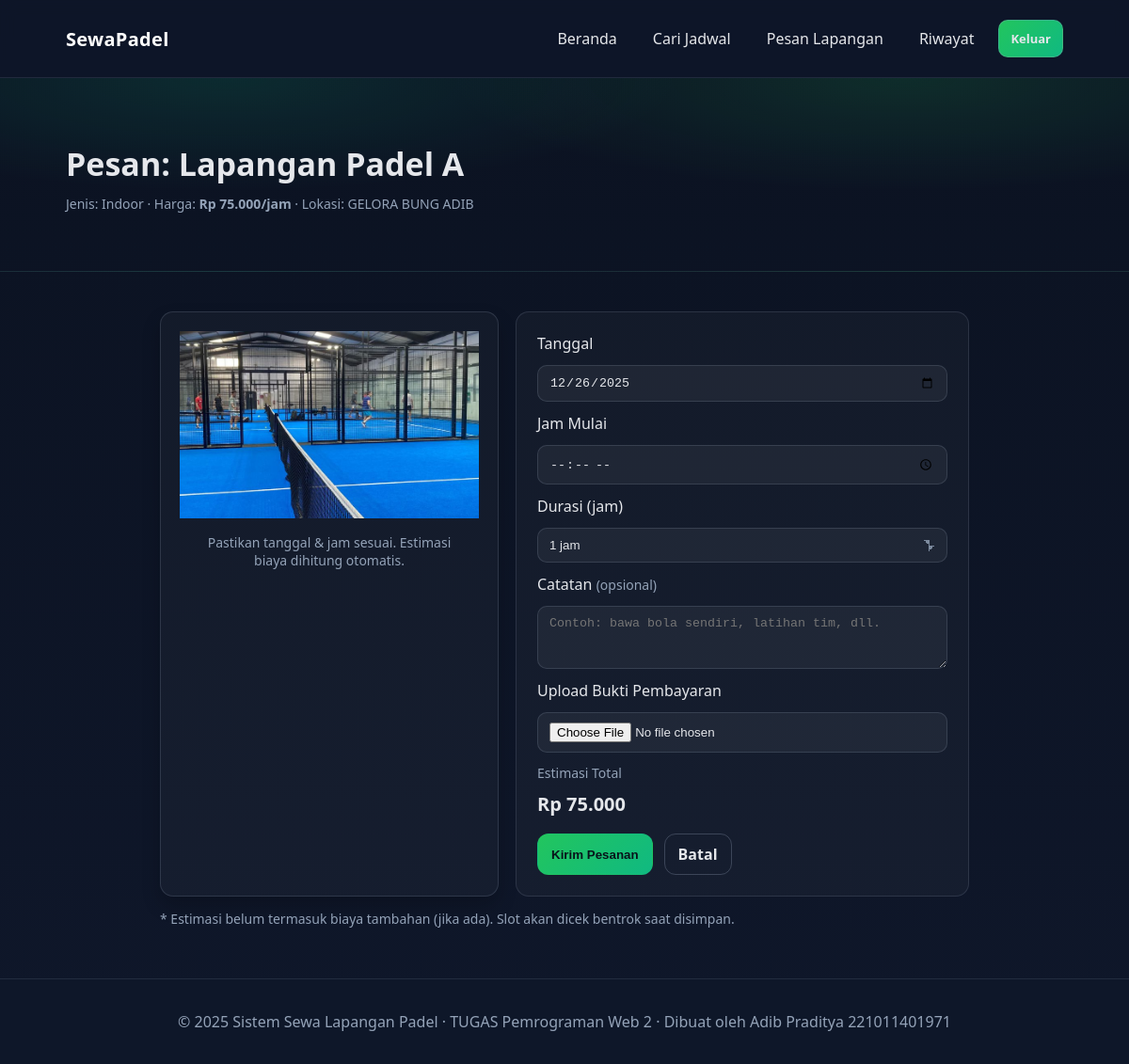
The app's page /halaman/pesan_lapangan.php?id=1 (signed in) with its own data.
### tables this page shows
CREATE TABLE `lapangan` (
  `id` int(11) NOT NULL,
  `nama` varchar(100) NOT NULL,
  `jenis` enum('indoor','outdoor') NOT NULL DEFAULT 'indoor',
  `lokasi` varchar(200) DEFAULT NULL,
  `harga_per_jam` int(11) NOT NULL,
  `aktif` tinyint(1) NOT NULL DEFAULT 1
);

### konfigurasi/fungsi.php (called while the page is built, shortened)
<?php
function format_rupiah($angka) {
    return 'Rp ' . number_format((float)$angka, 0, ',', '.');
}

### halaman/pesan_lapangan.php (the view, shortened to what this page needs)
<?php
require_once '../konfigurasi/koneksi.php';
require_once '../konfigurasi/fungsi.php';
$id = isset($_GET['id']) ? (int)$_GET['id'] : 0;
$prefillTanggal = $_GET['tanggal'] ?? date('Y-m-d');
$sql = "
SELECT l.*,
  (SELECT f.path_file FROM foto_lapangan f
   WHERE f.lapangan_id = l.id
   ORDER BY f.urutan ASC, f.id ASC
   LIMIT 1) AS foto
FROM lapangan l
WHERE l.id = ?
LIMIT 1";
$stmt = $koneksi->prepare($sql);
$stmt->execute([$id]);
$lap = $stmt->fetch(PDO::FETCH_ASSOC);
require_once '../tampilan/header.php';
require_once '../tampilan/navbar.php';
$BASE = rtrim(dirname($_SERVER['SCRIPT_NAME']), '/');
$foto  = !empty($lap['foto']) ? $BASE.'/../'.ltrim($lap['foto'],'/') : ($BASE . '/../aset/gambar/placeholder.jpg');
$harga = (int)$lap['harga_per_jam'];
?>
<main class="konten">
  <section class="hero">
    <div class="container">
      <h1>Pesan: <?= htmlspecialchars($lap['nama']) ?></h1>
      <p class="meta">
        Jenis: <?= htmlspecialchars(ucfirst($lap['jenis'])) ?> ·
        Harga: <strong><?= format_rupiah($harga) ?>/jam</strong>
        <?= $lap['lokasi'] ? ' · Lokasi: '.htmlspecialchars($lap['lokasi']) : '' ?>
      </p>
    </div>
  </section>
  <section class="container" style="max-width:900px; margin-top:22px;">
    <div style="display:grid; grid-template-columns: 360px 1fr; gap:18px;">
      <article class="lapangan-card" style="overflow:hidden;">
        <img class="lapangan-thumb" src="<?= htmlspecialchars($foto) ?>" alt="Foto <?= htmlspecialchars($lap['nama']) ?>">
        <div class="lapangan-body">
          <div class="meta">Pastikan tanggal & jam sesuai. Estimasi biaya dihitung otomatis.</div>
        </div>
      </article>
      <form method="post"
            action="simpan_pesanan.php"
            class="card-form"
            id="formPesan"
            enctype="multipart/form-data">
        <label>Tanggal</label>
        <input class="input" type="date" name="tanggal" value="<?= htmlspecialchars($prefillTanggal) ?>" required min="<?= date('Y-m-d') ?>">
        <label>Jam Mulai</label>
        <input class="input" type="time" name="jam_mulai" required>
        <label>Durasi (jam)</label>
        <select class="input" name="durasi_jam" id="durasi" required>
          <?php for ($i=1; $i<=5; $i++): ?>
            <option value="<?= $i ?>"><?= $i ?> jam</option>
          <?php endfor; ?>
        </select>
        <label>Catatan <span class="meta">(opsional)</span></label>
        <textarea class="input" name="catatan" rows="3" placeholder="Contoh: bawa bola sendiri, latihan tim, dll."></textarea>
        <label>Upload Bukti Pembayaran <span class="meta"></span></label>
        <input class="input" type="file" name="bukti" accept="image/*">
        <div class="info-estimasi">
          <div class="meta">Estimasi Total</div>
          <div id="estimasi_total" style="font-weight:700; font-size:20px;"><?= format_rupiah($harga) ?></div>
        </div>
        <div class="hero-actions" style="margin-top:6px;">
          <button class="btn" type="submit">Kirim Pesanan</button>
          <a class="outline" href="beranda.php">Batal</a>
        </div>
      </form>
    </div>
    <p class="meta mt-3">* Estimasi belum termasuk biaya tambahan (jika ada). Slot akan dicek bentrok saat disimpan.</p>
  </section>
</main>
<?php require_once '../tampilan/footer.php'; ?>

### aset/css/gaya.css (style rules this page uses)
:root { --bg: #0f172a; --card: #111827; --muted: #94a3b8; --text: #e5e7eb; --brand: #22c55e; --brand-2: #10b981; --danger: #ef4444; --ring: rgba(34,197,94,.5); }
* { box-sizing:border-box }
html,body { height:100% }
body { margin:0; font-family:system-ui,-apple-system,Segoe UI,Roboto,Ubuntu,'Helvetica Neue',Arial; color:var(--text); background:linear-gradient(180deg,#0b1221 0%, #0f172a 100%); }
main.konten { flex:1 }
.container { width:100%; max-width:1100px; margin-inline:auto; padding:20px }
.btn, .outline { display:inline-block; text-decoration:none; font-weight:600; border-radius:12px; padding:10px 14px; transition:.2s; border:1px solid transparent; }
.btn { background:linear-gradient(135deg,var(--brand),var(--brand-2)); color:#08131a; }
.outline { border-color:rgba(148,163,184,.3); color:var(--text) }
.hero { padding:48px 0 24px; background: radial-gradient(800px 200px at 20% 0%, rgba(16,185,129,.15), transparent 60%), radial-gradient(800px 200px at 80% 0%, rgba(34,197,94,.15), transparent 60%); border-bottom:1px solid rgba(148,163,184,.1); }
.hero h1 { font-size:34px; margin:0 0 10px }
.hero p { color:var(--muted); margin:0 0 18px }
.hero-actions { display:flex; gap:12px; flex-wrap:wrap }
.lapangan-card { background:linear-gradient(180deg, rgba(255,255,255,.02), rgba(255,255,255,.01)); border:1px solid rgba(148,163,184,.12); border-radius:16px; overflow:hidden; transition:transform .18s ease, box-shadow .18s ease; box-shadow: 0 10px 20px rgba(0,0,0,.2); }
.lapangan-thumb { width:100%; aspect-ratio: 16/10; object-fit:cover; display:block; background:#0b1221; }
.lapangan-body { padding:16px }
.meta { color:var(--muted); font-size:14px; margin-bottom:10px }
.mt-3 { margin-top:14px }
.input { background:rgba(255,255,255,.05); border:1px solid rgba(148,163,184,.2); color:var(--text); padding:10px 12px; border-radius:10px; outline:none; }
.card-form { background:rgba(255,255,255,.03); border:1px solid rgba(148,163,184,.18); border-radius:14px; padding:22px; display:flex; flex-direction:column; gap:12px; }
.info-box, .lapangan-card { background:rgba(255,255,255,.03); border:1px solid rgba(148,163,184,.2); border-radius:14px; padding:20px; text-align:center; }
select.input { appearance:none; -webkit-appearance:none; -moz-appearance:none; background-image: linear-gradient(45deg, transparent 50%, rgba(148,163,184,.8) 50%), linear-gradient(135deg, rgba(148,163,184,.8) 50%, transparent 50%); background-position: calc(100% - 18px) calc(50% - 3px), calc(100% - 13px) calc(50% + 3px); background-size: 6px 6px, 6px 6px; background-repeat: no-repeat; }

### records on screen
lapangan: nama "Lapangan Padel A", jenis "Indoor", harga_per_jam "Rp 75.000", lokasi "GELORA BUNG ADIB"

### other values on screen
form field durasi_jam "1 jam"
